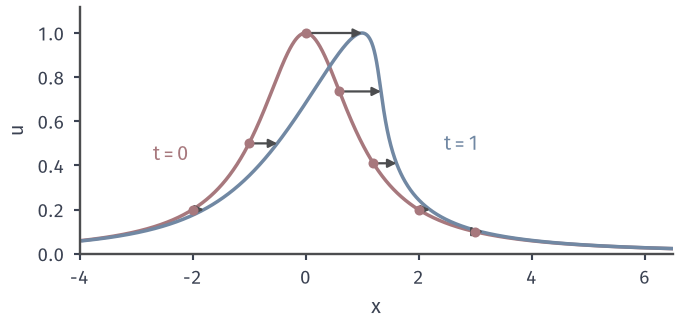

Python code for this plot:
from pathlib import Path
import sys
ROOT = next(p for p in Path(__file__).resolve().parents if (p/'build.sh').is_file() and (p/'tex/book.tex').is_file())
sys.path.insert(0, str(ROOT/'figures/06-differential-equations/02-partial-differential-equations/matplotlib/cons-common'))
from cons_common import *
# Target: Burgers speed equals height, so higher parts of the profile move further in time 1.
fig, ax = figure(width_mm=96, height_mm=46); style(ax)
x=np.linspace(-4,7,1500); ax.plot(x,bump(x),color=RED,lw=1.4)
X=x+1*bump(x); ax.plot(X,bump(x),color=BLUE,lw=1.4)
for x0 in (-2,-1,0,.6,1.2,2,3):
    u=bump(x0); ax.plot([x0],[u],'o',ms=3,color=RED,zorder=4)
    ax.annotate('',xy=(x0+u,u),xytext=(x0,u),arrowprops=dict(arrowstyle='-|>',color=LINE,lw=.9,mutation_scale=7,shrinkA=2,shrinkB=0))
ax.text(-2.7,.42,'$t=0$',color=RED); ax.text(2.45,.47,'$t=1$',color=BLUE)
ax.set_xlim(-4,6.5); ax.set_ylim(0,1.12); ax.set_xlabel('$x$'); ax.set_ylabel('$u$')
save(fig, HERE(__file__), 'figure', {'formula':'u0=1/(1+x^2); point (x0,u0) moves to (x0+u0,u0) at t=1'})
